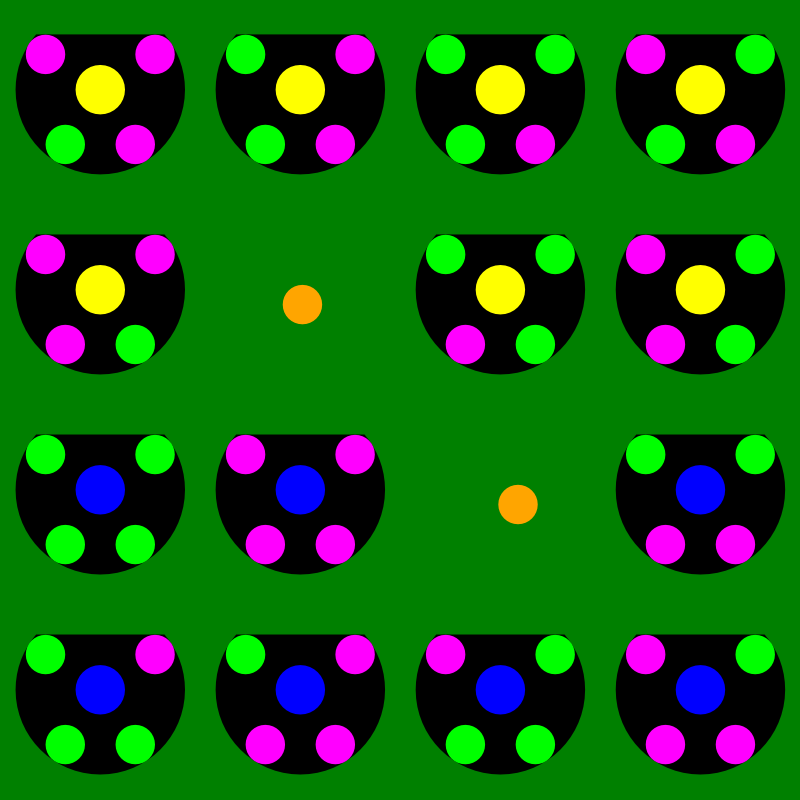
#> input picture Assets/Images/BotsAndBall.png, 800 x 800 px, found by its file name
$ python 2.py
#> lines starting #> are read from the running program, lines starting #| are printed output that depends on the picture; after the words box and inside, x2 and y2 are one past the last pixel; in counts of white or black regions, pixels touching at a corner belong together
#> in main, img is the input picture: shape (800, 800, 3); mean B, G, R 18.9, 91.3, 19.8
import cv2
import numpy as np
from scipy.spatial import distance as dist, distance


class Robot:
    def __init__(self, pos=None, team='-no team!-', ID='-no ID!-'):
        self.pos = pos if pos is not None else []
        self.team = team
        self.ID = ID
        self.circles = []

    def add_marking(self, circle=None):
        if circle is None:
            circle = [0, 0, [0, 0, 0]]
        self.circles.append(circle)


class Ball:
    def __init__(self, pos=None):
        self.pos = pos if pos is not None else []


# Initialize the ball with default position
ball = Ball()
# Initialize empty lists for robots and ID markings
robotList = []
robotMarks = []

def Color_Detection(blue, green, red):
    if blue > 220 and green < 50 and red < 50:
        return 'Blue'
    if blue < 50 and green > 200 and red > 200:
        return 'Yellow'
    if blue > 200 and green < 50 and red > 200:
        return 'Purple'
    if blue < 50 and green > 220 and red < 50:
        return 'Green'
    if blue <= 50 and green <= 200 and red >= 180:
        return 'Orange'
    return 'Unidentified'


def IdentifyCircles(img, circle):
    global ball

    x, y = int(circle[0]), int(circle[1])
    blue, green, red = img[y, x, 0], img[y, x, 1], img[y, x, 2]
    color = Color_Detection(blue, green, red)

    # Debugging statements
    print(f"Circle at ({x}, {y}) with BGR ({blue}, {green}, {red}) detected as {color}")

    if color == 'Blue' or color == 'Yellow':
        robotList.append(Robot([x, y], color))
    elif color == 'Green' or color == 'Purple':
        robotMarks.append([x, y, color])
        print('ROBOT FOUND')
    elif color == 'Orange':
        ball.pos = [x, y]
        print(f"Ball found at ({x}, {y})")


def assignIDmarks():
    if robotList is not None:
        for idx, robot in enumerate(robotList):
            distances = []

            for i, mark in enumerate(robotMarks):
                mark_dist = distance.euclidean(mark[:2], robot.pos)
                distances.append((i, mark_dist))
            distances.sort(key=lambda x: x[1])
            closest_marks_indices = [i for i, _ in distances[:4]]
            robot.circles = [robotMarks[i] for i in closest_marks_indices]
            robot.ID = idx + 1


def detect_circles(image):
    gray = cv2.cvtColor(image, cv2.COLOR_BGR2GRAY)
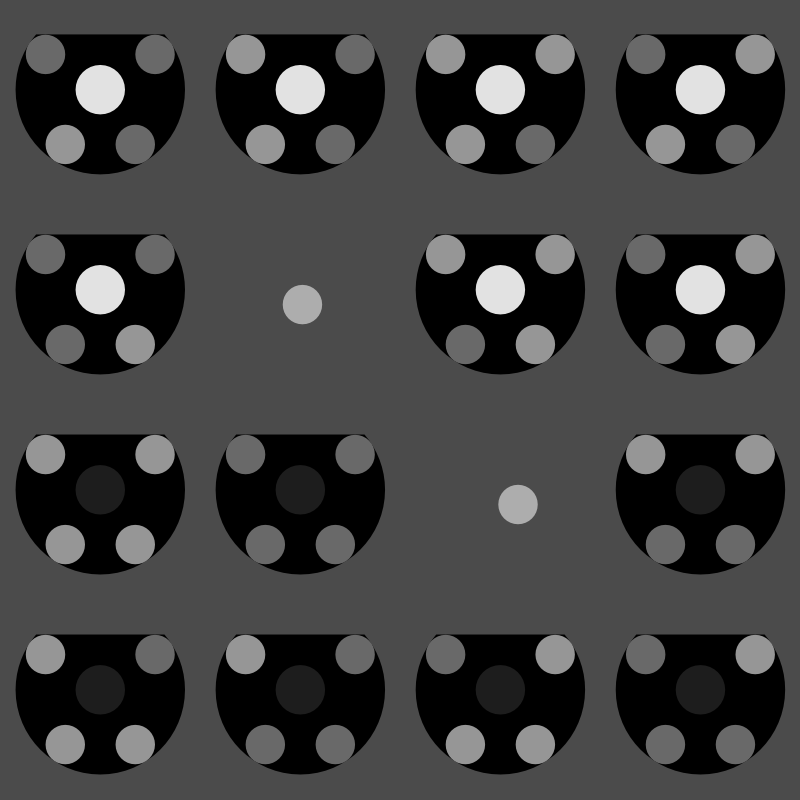
#> gray: shape (800, 800); min 0, max 226, mean 61.6
    blurred = cv2.GaussianBlur(gray, (9, 9), 0)
    circles = cv2.HoughCircles(blurred, cv2.HOUGH_GRADIENT, 1, minDist=20, param1=50, param2=14, minRadius=15,
                               maxRadius=50)
#> circles = 73 rows, first 8: [499.5, 289.5, 24.1], [299.5, 89.5, 24.1], [499.5, 89.5, 24.1], [699.5, 289.5, 24.1], [299.5, 489.5, 24.1], [299.5, 689.5, 24.1], [499.5, 689.5, 24.1], [699.5, 89.5, 24.1]
    return circles


def annotate_image(img):
    for robot in robotList:
        team_color = "B" if robot.team == 'Blue' else "Y"
        cv2.putText(img, f'{team_color}', (robot.pos[0] + 20, robot.pos[1] - 40), cv2.FONT_HERSHEY_SIMPLEX, .75,
                    (255, 255, 255), 2, cv2.LINE_AA)
        cv2.putText(img, f'ID{robot.ID}', (robot.pos[0] + 20, robot.pos[1] - 20), cv2.FONT_HERSHEY_SIMPLEX, .75,
                    (255, 255, 255), 2, cv2.LINE_AA)
        cv2.putText(img, f'{robot.pos}', (robot.pos[0] + 20, robot.pos[1]), cv2.FONT_HERSHEY_SIMPLEX, .75,
                    (255, 255, 255), 2, cv2.LINE_AA)

    if ball.pos:
        cv2.putText(img, f'Ball {ball.pos}', (ball.pos[0] + 20, ball.pos[1] + 20), cv2.FONT_HERSHEY_SIMPLEX, 1,
                    (255, 255, 255), 2, cv2.LINE_AA)
        cv2.circle(img, (ball.pos[0], ball.pos[1]), 10, (0, 165, 255), -1)  # Orange color for the ball


# Main function
def main():
    global robotList, robotMarks
    global ball

    # Initialize globals
    robotList = []
    robotMarks = []
    ball = Ball()  # Ensure ball is always an instance of Ball

    # Load and process the image
    imgpath = "Assets/Images/BotsAndBall.png"
    img = cv2.imread(imgpath)
    if img is None:
        print(f"Failed to load image at path: {imgpath}")
        return

    cv2.imshow("Original Image", img)

    # Detect circles in the image
    circles = detect_circles(img)

    if circles is not None:
        circles = np.uint16(np.around(circles))
#> circles = 73 rows, first 8: [500, 290, 24], [300, 90, 24], [500, 90, 24], [700, 290, 24], [300, 490, 24], [300, 690, 24], [500, 690, 24], [700, 90, 24]
        for circle in circles[0, :]:
            IdentifyCircles(img, circle)
            cv2.circle(img, (circle[0], circle[1]), circle[2], (0, 255, 0), 2)
            cv2.circle(img, (circle[0], circle[1]), 2, (0, 0, 255), 3)
#> this loop made 73 passes
#> (x in IdentifyCircles, y in IdentifyCircles, blue in IdentifyCircles, green in IdentifyCircles, red in IdentifyCircles) on passes 11, 12, 13, 14, 15, 20, 21, 22, 23, 24, 25, 26: (64, 344, 255, 0, 255), (64, 144, 0, 255, 0), (754, 454, 0, 255, 0), (754, 654, 0, 255, 0), (264, 144, 0, 255, 0), (464, 344, 255, 0, 255), (354, 454, 255, 0, 255), (354, 654, 255, 0, 255), (464, 144, 0, 255, 0), (754, 54, 0, 255, 0), (154, 54, 255, 0, 255), (554, 54, 0, 255, 0)
#> (x in IdentifyCircles, y in IdentifyCircles, blue in IdentifyCircles, green in IdentifyCircles, red in IdentifyCircles) on passes 1 to 6: (500, 290, 0, 255, 255), (300, 90, 0, 255, 255), (500, 90, 0, 255, 255), (700, 290, 0, 255, 255), (300, 490, 255, 0, 0), (300, 690, 255, 0, 0)
#| Circle at (500, 290) with BGR (0, 255, 255) detected as Yellow
#| Circle at (300, 90) with BGR (0, 255, 255) detected as Yellow
#| Circle at (500, 90) with BGR (0, 255, 255) detected as Yellow
#| Circle at (700, 290) with BGR (0, 255, 255) detected as Yellow
#| Circle at (300, 490) with BGR (255, 0, 0) detected as Blue
#| Circle at (300, 690) with BGR (255, 0, 0) detected as Blue
#| Circle at (500, 690) with BGR (255, 0, 0) detected as Blue
#| Circle at (700, 90) with BGR (0, 255, 255) detected as Yellow
#> (further printed lines are left out)
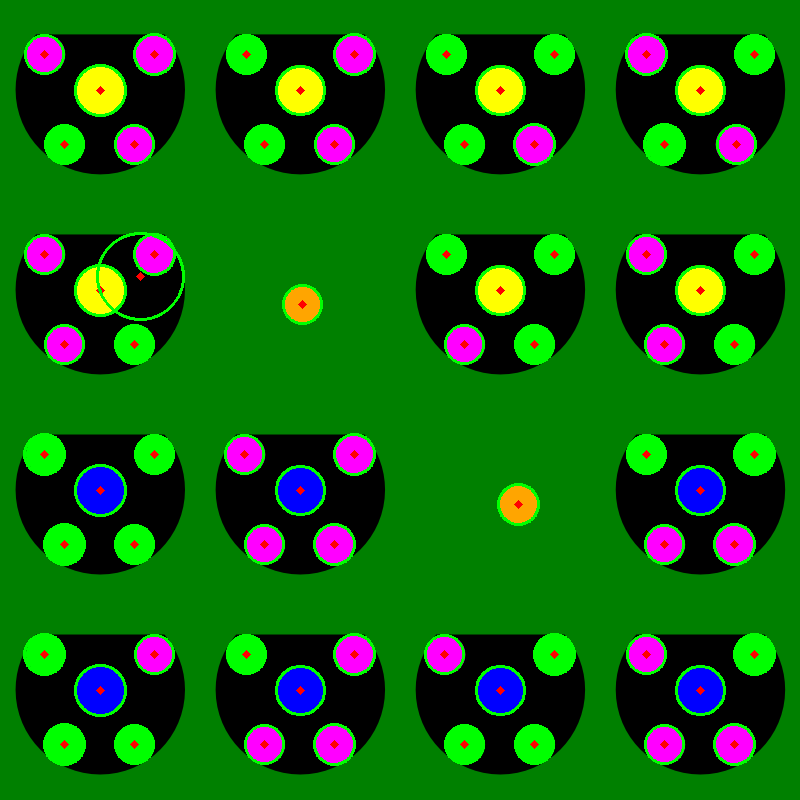
#> img: shape (800, 800, 3); 4.22% of pixels changed, all inside (x1, y1, x2, y2) = (23, 33, 776, 766)

        assignIDmarks()
#> the loop in assignIDmarks, `for idx, robot in enumerate(robotList):` made 14 passes
#> closest_marks_indices on passes 1 to 12: [42, 5, 12, 35], [46, 4, 15, 29], [51, 8, 11, 22], [43, 17, 23, 47], [32, 6, 54, 39], [33, 7, 45, 55], [34, 13, 48, 44], [9, 16, 27, 49], [28, 0, 14, 41], [52, 1, 10, 38], [20, 24, 25, 30], [21, 26, 50, 31]

        for robot in robotList:
            print(f'There is a {robot.team} robot with these ID circles:')
            for mark in robot.circles:
                print(mark)
#> this loop made 14 passes
#> (printed output is left out)

        if ball.pos:
            print(f'Ball found at {ball.pos}')

        for robot in robotList:
            if robot.pos:
                cv2.circle(img, (robot.pos[0], robot.pos[1]), 10, (0, 0, 0), 5)
                for mark in robot.circles:
                    cv2.circle(img, (mark[0], mark[1]), 10, (0, 0, 0), 5)
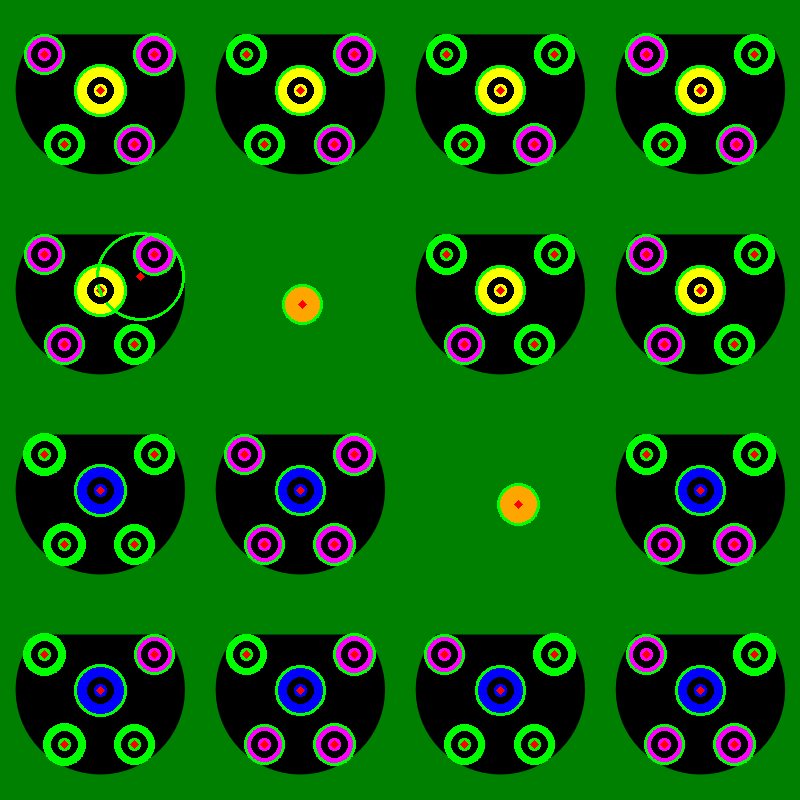
#> img: shape (800, 800, 3); 4.64% of pixels changed, all inside (x1, y1, x2, y2) = (31, 41, 768, 758)

    else:
        print("No circles detected")

    annotate_image(img)
#> the loop in annotate_image, `for robot in robotList:` made 14 passes
#> team_color on passes 1 to 12: 'Y', 'Y', 'Y', 'Y', 'B', 'B', 'B', 'Y', 'Y', 'Y', 'B', 'B'
#> after the loop in annotate_image, `for robot in robotList:`:
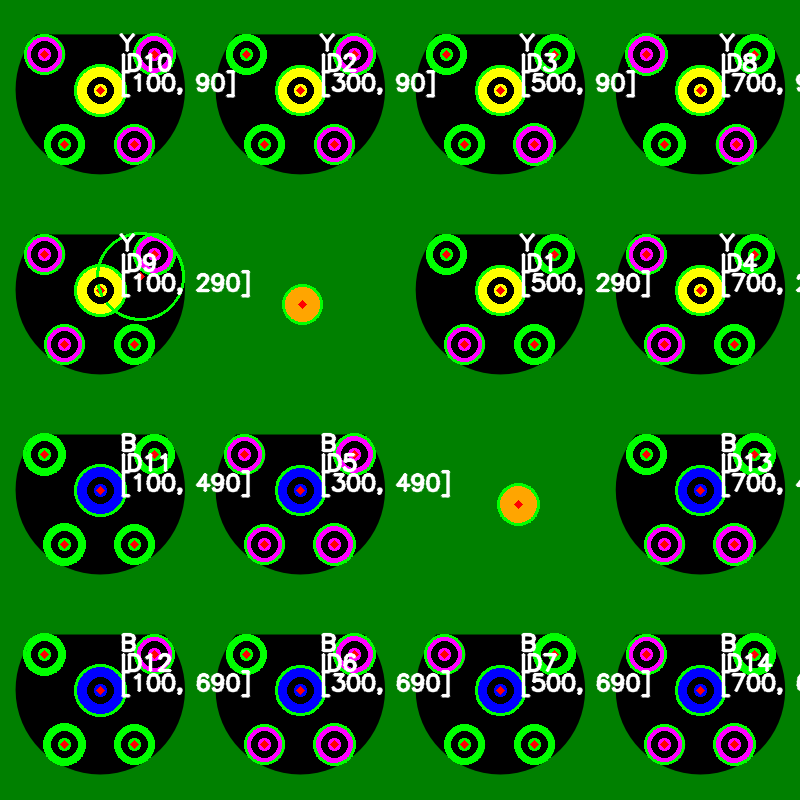
#> img: shape (800, 800, 3); 4.84% of pixels changed, all inside (x1, y1, x2, y2) = (118, 32, 800, 698)
#> in annotate_image, `cv2.putText(img, f'Ball {ball.pos}', (ball.pos[0] + 20, ball.pos[1] + ..`:
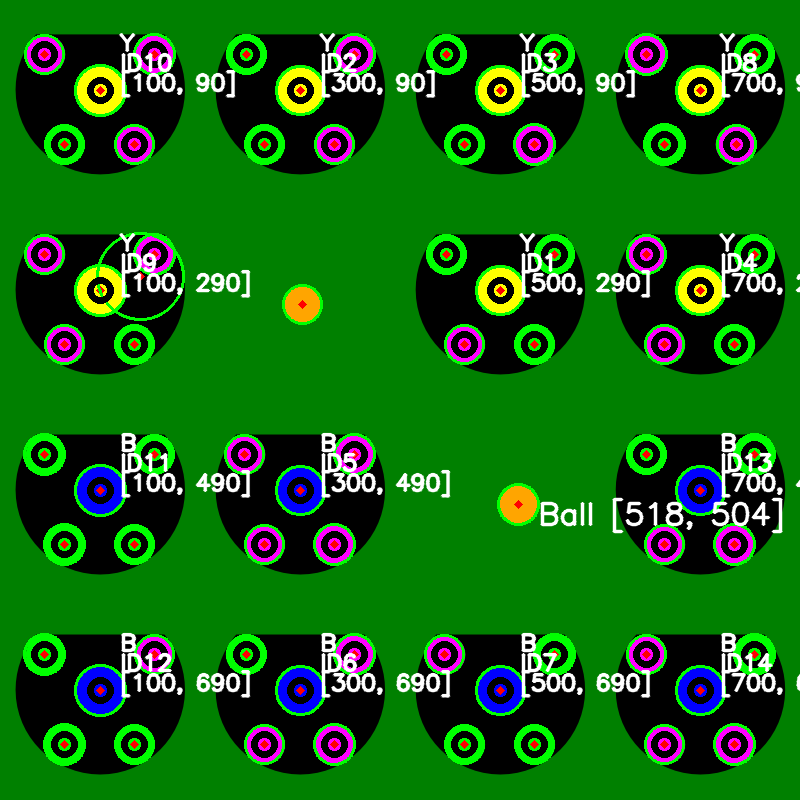
#> img: shape (800, 800, 3); 0.46% of pixels changed, all inside (x1, y1, x2, y2) = (540, 497, 783, 534)
#> in annotate_image, `cv2.circle(img, (ball.pos[0], ball.pos[1]), 10, (0, 165, 255), -1)`: img: shape (800, 800, 3); 0.01% of pixels changed, all inside (x1, y1, x2, y2) = (514, 500, 523, 509)
    cv2.imshow("Annotated Image", img)

    # Use cv2.waitKey() to display the window until a key is pressed
    while True:
        key = cv2.waitKey(1) & 0xFF
#> (key q is pressed here)
        if key == ord('q'):
            break

    cv2.destroyAllWindows()


if __name__ == "__main__":
    main()
